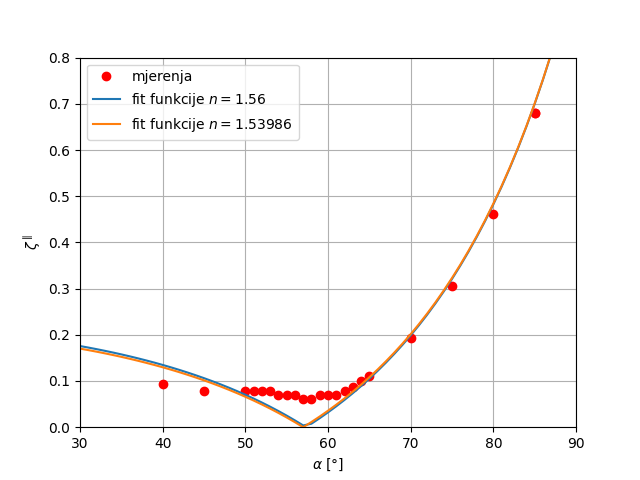

Here is the Python script that generated this plot:
from turtle import color
import matplotlib.pyplot as plt
import numpy as np
import math

# Data for plotting
x = np.arange(0, 91, 1)
theta, y = [], []
for i in x:
    theta2 = (x[i]/180)*math.pi
    theta.append(theta2)
    y.append(abs(-(1.56**2*math.cos(theta[i])-math.sqrt(1.56**2-math.sin(theta[i])*math.sin(theta[i])))/(1.56**2*math.cos(theta[i])+math.sqrt(1.56**2-math.sin(theta[i])*math.sin(theta[i])))))

thetan, yn = [], []
for i in x:
    theta2n = (x[i]/180)*math.pi
    thetan.append(theta2)
    yn.append(abs(-(1.53986**2*math.cos(theta[i])-math.sqrt(1.53986**2-math.sin(theta[i])*math.sin(theta[i])))/(1.53986**2*math.cos(theta[i])+math.sqrt(1.53986**2-math.sin(theta[i])*math.sin(theta[i])))))

# (kut, zeta) mjerenja
x2, y2 = (85, 0.680701137)
x3, y3 = (80, 0.462238679)
x4, y4 = (75, 0.305233848)
x5, y5 = (70, 0.193046836)
x6, y6 = (65, 0.111455643)
x7, y7 = (64, 0.099688957)
x8, y8 = (63, 0.086333169)
x9, y9 = (62, 0.078811041)
x10, y10 = (61, 0.070490738)
x11, y11 = (60, 0.070490738)
x12, y12 = (59, 0.070490738)
x13, y13 = (58, 0.06104677)
x14, y14 = (57, 0.06104677)
x15, y15 = (56, 0.070490738)
x16, y16 = (55, 0.070490738)
x17, y17 = (54, 0.070490738)
x18, y18 = (53, 0.078811041)
x19, y19 = (52, 0.078811041)
x20, y20 = (51, 0.078811041)
x21, y21 = (50, 0.078811041)
x22, y22 = (45, 0.078811041)
x23, y23 = (40, 0.093250481)

fig, ax = plt.subplots()
plt.plot(x2, y2, 'ro')
plt.plot(x3, y3, 'ro')
plt.plot(x4, y4, 'ro')
plt.plot(x5, y5, 'ro')
plt.plot(x6, y6, 'ro')
plt.plot(x7, y7, 'ro')
plt.plot(x8, y8, 'ro')
plt.plot(x9, y9, 'ro')
plt.plot(x10, y10, 'ro')
plt.plot(x11, y11, 'ro')
plt.plot(x12, y12, 'ro')
plt.plot(x13, y13, 'ro')
plt.plot(x14, y14, 'ro')
plt.plot(x15, y15, 'ro')
plt.plot(x16, y16, 'ro')
plt.plot(x17, y17, 'ro')
plt.plot(x18, y18, 'ro')
plt.plot(x19, y19, 'ro')
plt.plot(x20, y20, 'ro')
plt.plot(x21, y21, 'ro')
plt.plot(x22, y22, 'ro')
plt.plot(x23, y23, 'ro')

ax.set(xlabel='$α$ $[°]$', ylabel='$\zeta^{\parallel}$')
ax.grid()

ax = plt.gca()
ax.set_xlim([30, 90])
ax.set_ylim([0, 0.8])


plt.plot(x2, y2, "ro", label="mjerenja")
plt.plot(x, y, label='fit funkcije $n = 1.56$')
plt.plot(x, yn, label='fit funkcije $n = 1.53986$')
plt.legend(loc="upper left")

fig.savefig("vj6_paralelan.png")

plt.show()